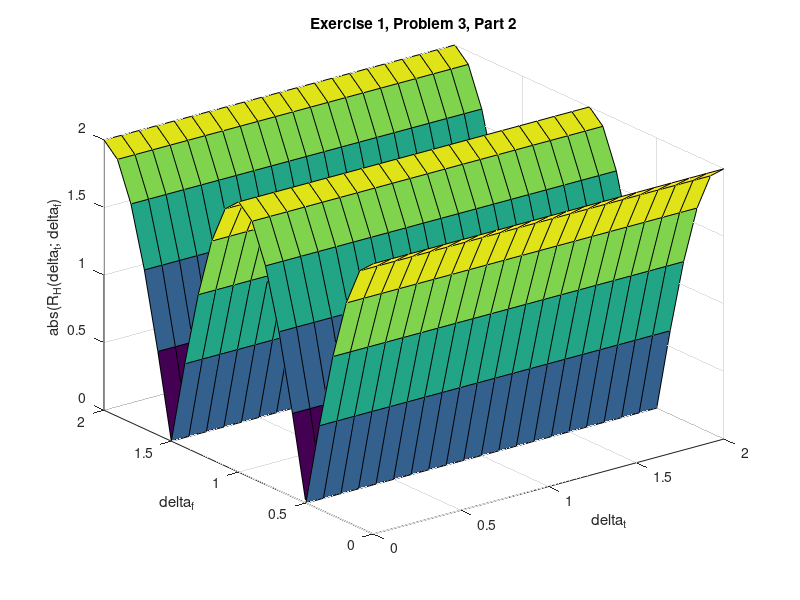

The MATLAB source for this figure:
% Problem 3 A Simple Channel with Two Taps 
% Part 2

s0 = 1; % variance (sigma_0)² 
s1 = 1; % variance (sigma_1)²
t0 = 1; % delay t_0

[t,f] = meshgrid(0:0.1:2); % sweeping delta_f and delta_t in range [0,2]

Z = s0 + s1 * exp(-2*1i*pi*t0*f); % Calculated on paper

% Plot
figure(1)
surf(t,f,abs(Z))
xlabel('delta_t');
ylabel('delta_f');
zlabel('abs(R_H(delta_t; delta_f)');
title('Exercise 1, Problem 3, Part 2')
